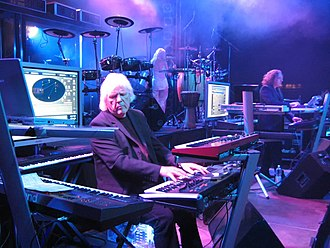
#> input picture 竞赛/通用人工智能挑战赛-中小学组/课程-赛项2-Python/测试素材/_噪声图待审/notor_img_29.jpg, 330 x 248 px, given as the content of the folder me/t2/竞赛/通用人工智能挑战赛-中小学组/课程-赛项2-Python/05-备赛准备/../测试素材/orange, which was not available
$ python cnn_numpy.py
#> lines starting #> are read from the running program, lines starting #| are printed output that depends on the picture; pictures that were not available may be replaced by others from this repository, and a replacement may not be noted
# -*- coding: utf-8 -*-
"""
手写 CNN（纯 numpy）——橙子二分类
==================================

为什么手写：训练台里的"深度模型"是个黑盒；这里把卷积、ReLU、池化、全连接、
反向传播一层层摆开，56 张小图一分钟跑完，看清 CNN 到底在学什么。

⚠ 教学重点（诚实口径）：固定轮数训练后训练准确率 97%+，验证只有 ~60%
  （同口径下纹理 SVM 66.1%）——56 张图喂 1.8 万参数，背题不是学习。
  这正是"数据量是深度学习的水"的现场演示，也是本课最值钱的一课。
  （脚本内早停峰值口径偏高，作观察用，勿当成绩引用。）

架构（输入 48x48 灰度）：
  Conv1(1->4, 5x5, pad2) -> ReLU -> MaxPool2   -> 24x24x4
  Conv2(4->8, 3x3, pad1) -> ReLU -> MaxPool2   -> 12x12x8
  Flatten -> FC(1152->16) -> ReLU -> FC(16->2) -> Softmax

用法：
    python cnn_numpy.py                    # 训练 + 验证
    python cnn_numpy.py --epochs 40        # 调轮数
"""
import argparse
import os
import sys
import time

import numpy as np
from PIL import Image

BASE = os.path.join(os.path.dirname(os.path.abspath(__file__)), "..", "测试素材")
rng = np.random.default_rng(42)

# ---------------- 数据 ----------------
def load_data(size=48):
#> called with size = 48
    X, y, names = [], [], []
    for d, label in [("orange", 1), ("not_orange", 0)]:
        folder = os.path.join(BASE, d)
        for f in sorted(os.listdir(folder)):
            if not f.lower().endswith(".jpg"):
                continue
            img = Image.open(os.path.join(folder, f)).convert("L").resize((size, size))
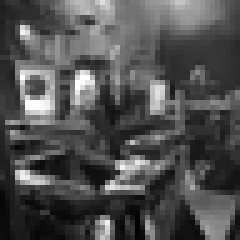
#> img: PIL image 48x48 L (shown 5 times larger); min 1, max 255, mean 80.3
            X.append(np.asarray(img, dtype=np.float32) / 255.0)
            y.append(label)
            names.append(f"{d}/{f}")
#> pass 2 of the loop in load_data, `for d, label in [("orange", 1), ("not_orange", 0)]:`:
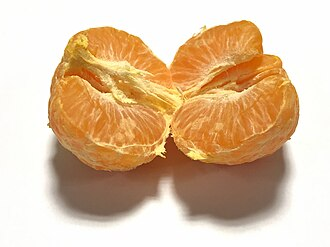
#> input picture 竞赛/通用人工智能挑战赛-中小学组/课程-赛项2-Python/测试素材/not_orange/hard_img_37.jpg, 330 x 247 px
#> in load_data, `img = Image.open(os.path.join(folder, f)).convert("L").resize((size, s..`:
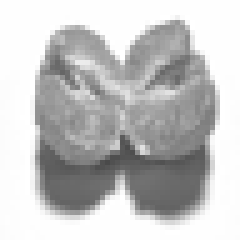
#> img: PIL image 48x48 L (shown 5 times larger); min 74, max 255, mean 195.7
#> in main, `X, y, names = load_data(48)`: y = [1, 0]; names = ['orange/notor_img_29.jpg', 'not_orange/hard_img_37.jpg']
#| 数据：2 张 48x48 灰度图（橙子 1 / 非橙子 1）
    X = np.array(X)[:, None, :, :]  # (N,1,48,48)
    X = (X - X.mean()) / (X.std() + 1e-7)   # 标准化：梯度更稳
    y = np.array(y)
    return X, y, names

# ---------------- 层：前向 + 反向 ----------------
def conv_forward(x, W, b, pad=0):
    """x:(N,C,H,W) W:(F,C,k,k) -> (N,F,H,W)；stride=1"""
    N, C, H, Wd = x.shape
    F, _, k, _ = W.shape
    xp = np.pad(x, ((0, 0), (0, 0), (pad, pad), (pad, pad)))
    Ho, Wo = H + 2 * pad - k + 1, Wd + 2 * pad - k + 1
    # im2col：把每个 k*k 窗口摊成一行，卷积变矩阵乘
    cols = np.empty((N, C, k, k, Ho, Wo), dtype=x.dtype)
    for i in range(k):
        for j in range(k):
            cols[:, :, i, j] = xp[:, :, i:i + Ho, j:j + Wo]
    cols = cols.reshape(N, C * k * k, Ho * Wo)
    out = W.reshape(F, -1) @ cols + b.reshape(1, F, 1)
    return out.reshape(N, F, Ho, Wo), (cols, x.shape, W.shape)

def _infer_pad(Hin, k, Hout):
    return (Hout + k - 1 - Hin) // 2

def conv_backward(dout, cache, W):
    cols, xshape, wshape = cache
    N, C, H, Wd = xshape
    F, _, k, _ = wshape
    pad = _infer_pad(H, k, dout.shape[2])
    Ho, Wo = dout.shape[2], dout.shape[3]
    dcols = (W.reshape(F, -1).T @ dout.reshape(N, F, Ho * Wo))  # (N, C*k*k, Ho*Wo)
    dcols = dcols.reshape(N, C, k, k, Ho, Wo)
    dxp = np.zeros((N, C, H + 2 * pad, Wd + 2 * pad), dtype=dout.dtype)
    for i in range(k):
        for j in range(k):
            dxp[:, :, i:i + Ho, j:j + Wo] += dcols[:, :, i, j]
    dx = dxp[:, :, pad:pad + H, pad:pad + Wd]
    dW = (dout.reshape(N, F, Ho * Wo) @ cols.transpose(0, 2, 1)).sum(0).reshape(wshape)
    db = dout.sum(axis=(0, 2, 3))
    return dx, dW, db

def relu_forward(x):
    mask = x > 0
    return x * mask, mask

def pool_forward(x):
    """2x2 max pool，stride 2"""
    N, C, H, W = x.shape
    Ho, Wo = H // 2, W // 2
    x6 = x[:, :, :Ho * 2, :Wo * 2].reshape(N, C, Ho, 2, Wo, 2)
    out = x6.max(axis=(3, 5))
    mask = (x6 == out[:, :, :, None, :, None])
    return out, mask

def pool_backward(dout, cache):
    Ho, Wo = dout.shape[2], dout.shape[3]
    return (cache.astype(dout.dtype) * dout[:, :, :, None, :, None]).reshape(dout.shape[0], dout.shape[1], Ho * 2, Wo * 2)

def softmax_cross_entropy(logits, y):
    """返回 loss、dlogits、准确率"""
    z = logits - logits.max(axis=1, keepdims=True)
    e = np.exp(z)
    p = e / e.sum(axis=1, keepdims=True)
    N = len(y)
    loss = -np.log(p[np.arange(N), y] + 1e-9).mean()
    dlogits = p.copy()
    dlogits[np.arange(N), y] -= 1
    return loss, dlogits / N, (p.argmax(1) == y).mean()

# ---------------- 网络 ----------------
class TinyCNN:
    def __init__(self, lr=0.05, dropout=0.5):
        self.lr = lr
        self.dropout = dropout
        k1 = np.sqrt(2.0 / (1 * 25)); k2 = np.sqrt(2.0 / (4 * 9))
        self.W1 = rng.normal(0, k1, (4, 1, 5, 5)).astype(np.float32)
        self.b1 = np.zeros(4, dtype=np.float32)
        self.W2 = rng.normal(0, k2, (8, 4, 3, 3)).astype(np.float32)
        self.b2 = np.zeros(8, dtype=np.float32)
        self.W3 = rng.normal(0, np.sqrt(2.0 / 1152), (16, 1152)).astype(np.float32)
        self.b3 = np.zeros(16, dtype=np.float32)
        self.W4 = rng.normal(0, np.sqrt(2.0 / 16), (2, 16)).astype(np.float32)
        self.b4 = np.zeros(2, dtype=np.float32)

    def forward(self, x, training=False):
        c1, self.ca1 = conv_forward(x, self.W1, self.b1, pad=2)     # 4@48x48
        r1, self.cr1 = relu_forward(c1)
        p1, self.cp1 = pool_forward(r1)                             # 4@24x24
        c2, self.ca2 = conv_forward(p1, self.W2, self.b2, pad=1)    # 8@24x24
        r2, self.cr2 = relu_forward(c2)
        p2, self.cp2 = pool_forward(r2)                             # 8@12x12
        self.p2shape = p2.shape
        self.flat = p2.reshape(len(x), -1)                          # 1152
        # Dropout（仅训练时）：小数据集救命稻草
        if training and self.dropout > 0:
            keep = rng.random(self.flat.shape) >= self.dropout
            self.flat = self.flat * keep / (1 - self.dropout)
            self.keep = keep
        else:
            self.keep = None
        z3 = self.flat @ self.W3.T + self.b3
        r3, self.cr3 = relu_forward(z3)
        self.r3v = r3
        logits = r3 @ self.W4.T + self.b4
        return logits

    def backward(self, dlogits):
        dW4 = dlogits.T @ self.r3v; db4 = dlogits.sum(0)
        dr3 = dlogits @ self.W4
        dz3 = dr3 * self.cr3
        dW3 = dz3.T @ self.flat; db3 = dz3.sum(0)
        dflat = dz3 @ self.W3
        if self.keep is not None:                     # dropout 反向：同一路径
            dflat = dflat * self.keep / (1 - self.dropout)
        dp2 = dflat.reshape(self.p2shape)
        dc2 = pool_backward(dp2, self.cp2) * self.cr2
        dx2, dW2, db2 = conv_backward(dc2, self.ca2, self.W2)
        dp1 = dx2
        dc1 = pool_backward(dp1, self.cp1) * self.cr1
        dx1, dW1, db1 = conv_backward(dc1, self.ca1, self.W1)
        for p, g in [(self.W1, dW1), (self.b1, db1), (self.W2, dW2), (self.b2, db2),
                     (self.W3, dW3), (self.b3, db3), (self.W4, dW4), (self.b4, db4)]:
            p -= self.lr * g.astype(np.float32)

def augment_batch(Xb):
    """在线增强：随机水平/垂直翻转 + 随机平移±3px。翻个面还是橙子。"""
    Xb = Xb.copy()
    for i in range(len(Xb)):
        if rng.random() < 0.5:
            Xb[i] = Xb[i, :, :, ::-1]
        if rng.random() < 0.3:
            Xb[i] = Xb[i, :, ::-1, :]
        dx, dy = rng.integers(-3, 4), rng.integers(-3, 4)
        Xb[i] = np.roll(Xb[i], (dx, dy), axis=(1, 2))
    return Xb

def cross_val_train(X, y, k=5, epochs=30, lr=0.05, wd=1e-4, verbose=True):
    """5 折交叉验证（与 experiment.py 同口径），逐折早停取验证峰值"""
#> called with X = array of shape (2, 1, 48, 48), y = array of shape (2,), k = 5, epochs = 40, lr = 0.02, wd = 0.0001, verbose = True
    idx = rng.permutation(len(X))
#> idx = [1, 0]
    folds = np.array_split(idx, k)
#> folds = [[1], [0], empty array, empty array, empty array]
    accs, peaks = [], []
    for i, val_idx in enumerate(folds):
        train_idx = np.setdiff1d(idx, val_idx)
        net = TinyCNN(lr=lr)
        params = [net.W1, net.b1, net.W2, net.b2, net.W3, net.b3, net.W4, net.b4]
        best, best_ep = 0.0, 0
        for ep in range(epochs):
            perm = rng.permutation(train_idx)
            for s in range(0, len(perm), 8):
                b = perm[s:s + 8]
                logits = net.forward(augment_batch(X[b]), training=True)
                loss, dlogits, _ = softmax_cross_entropy(logits, y[b])
                net.backward(dlogits)
                for p in params:                      # L2 权重衰减
                    p -= lr * wd * p
            vl = net.forward(X[val_idx])              # 验证：每轮监控，防过拟合
            vacc = (vl.argmax(1) == y[val_idx]).mean()
            if vacc > best:
                best, best_ep = vacc, ep
        accs.append(best)
        peaks.append(best_ep)
        if verbose:
            print(f"  折{i + 1}: 验证峰值 {best:.0%}（ep{best_ep} 早停）")
#> this loop made 3 passes
#> val_idx on passes 2 to 3: [0], empty array
#> (val_idx, train_idx, k1 in TinyCNN, k2 in TinyCNN) on pass 1: ([1], [0], 0.283, 0.236)
#|   折1: 验证峰值 0%（ep0 早停）
#|   折2: 验证峰值 0%（ep0 早停）
    return np.array(accs), peaks

def main():
    ap = argparse.ArgumentParser()
    ap.add_argument("--epochs", type=int, default=40)
    ap.add_argument("--lr", type=float, default=0.02)
    args = ap.parse_args()

    t0 = time.time()
    X, y, names = load_data(48)
    print(f"数据：{len(X)} 张 48x48 灰度图（橙子 {(y == 1).sum()} / 非橙子 {(y == 0).sum()}）")
    n_params = 4 * 25 + 4 + 8 * 36 + 8 + 16 * 1152 + 16 + 2 * 16 + 2
    print(f"网络参数量：卷积1 {4 * 25 + 4} + 卷积2 {8 * 36 + 8} + FC1 {16 * 1152 + 16} + FC2 {2 * 16 + 2} = {n_params} 个")
    print(f"\n开始 5 折交叉验证（每折带在线增强+Dropout，逐轮验证早停取峰值）……")

    accs, peaks = cross_val_train(X, y, epochs=args.epochs, lr=args.lr)
    print(f"\n5 折早停峰值均值：{accs.mean():.1%}")
    print(f"耗时 {time.time() - t0:.0f}s（CPU 6 核）")
    print("\n对照（传统特征，见 experiment.py）：颜色特征最佳 60.6%，纹理特征最佳 66.1%（同口径 5 折）")
    print("观察：训练准确率远高于验证——56 张图喂 1.8 万参数，背题不是学习")
    print("结论：数据量是深度学习的水；小数据世界里手工先验仍占优")
    print("这正是识物工坊训练台要求'每类 20 张起步、越多越好'的原因")

if __name__ == "__main__":
#> (the run stopped early here; a loop or call above may not have finished)
